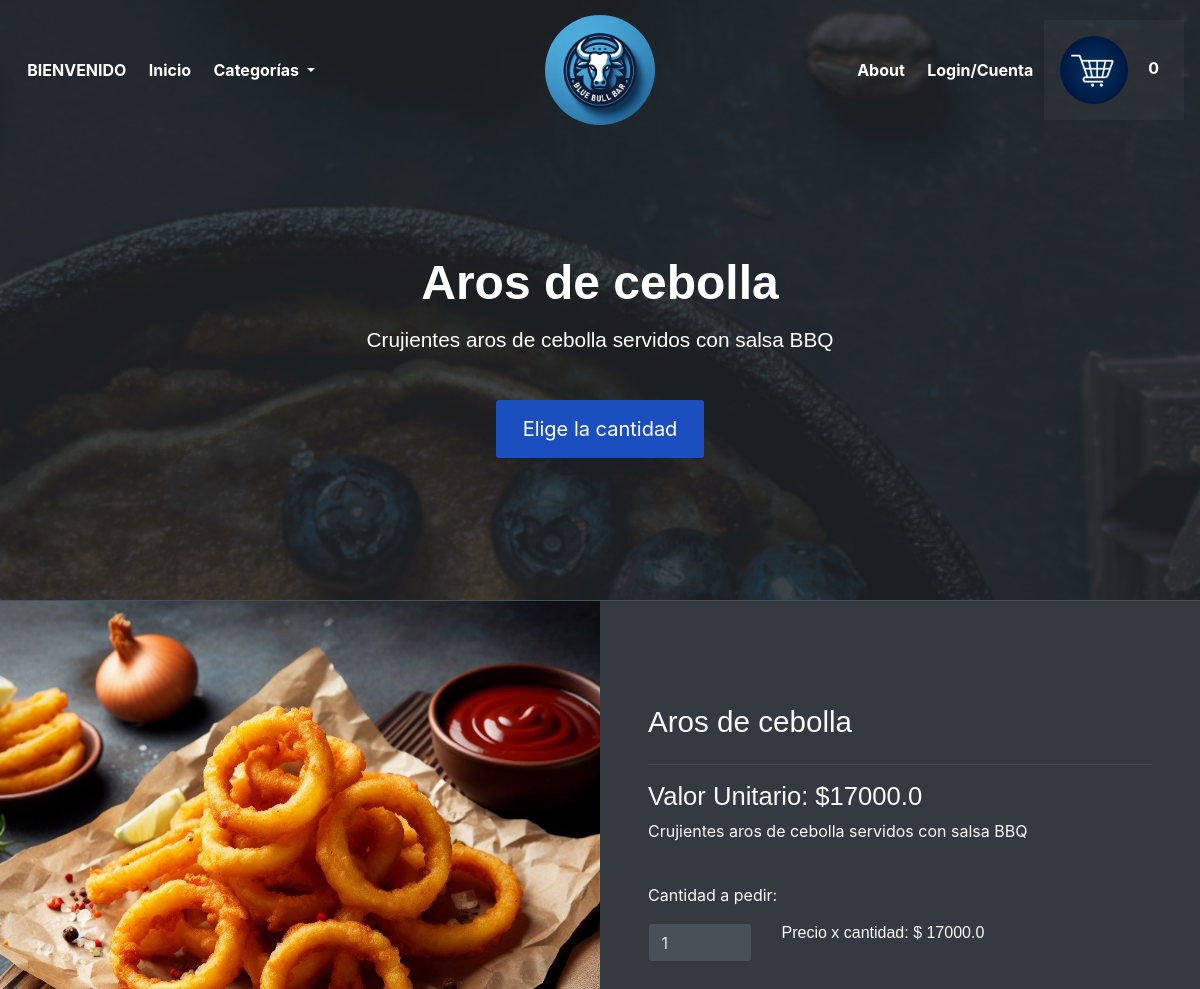
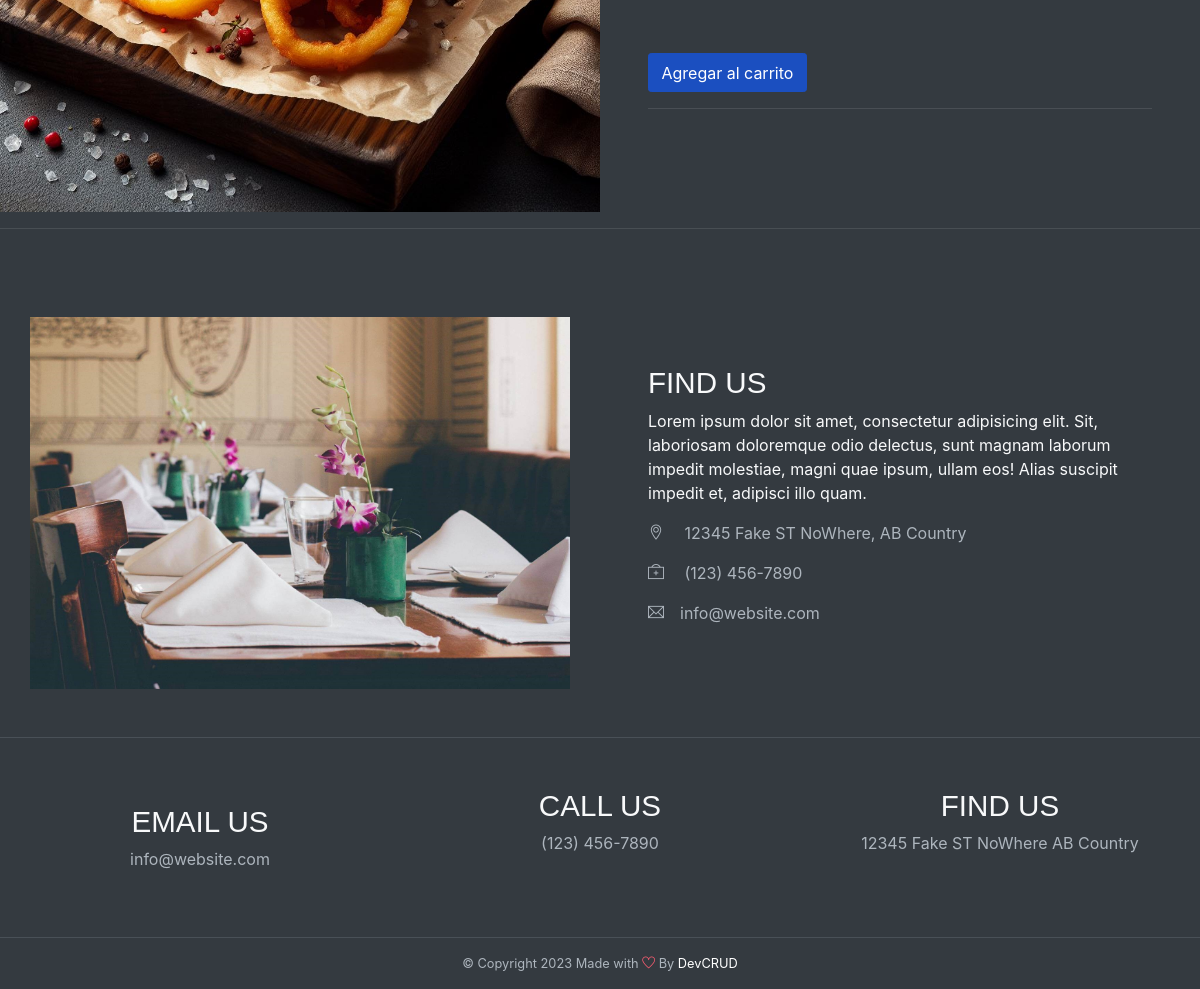
/detalles/2, run on the app's committed database (2 pictures, top to bottom).
### tables this page shows
CREATE TABLE Menu (
            id INTEGER PRIMARY KEY,
            nombre TEXT NOT NULL,
            descripcion TEXT,
            precio REAL NOT NULL,
            categoria TEXT NOT NULL,
            imagen TEXT NOT NULL
        );

### app/inicio/routes.py (the view)
@inicio_bp.route('/detalles/<id>')
def detalles(id):
    try:
        id=int(id)
        item_menu=obtener_por_id(id)
        print(item_menu)
        cart=obtener_carrito()
        usuario=None
        if 'email' in session:
            email_usuario=session['email']
            usuario=obtener_por_email(email_usuario)
        return render_template('detalles.html', usuario=usuario, item_menu=item_menu, total_items_cart=cart.total_items())
    except:
        abort(400)

### app/models/cart.py (called while the page is built)
    def total_items(self):
        total=0
        for item in self.items:
            total+=item.cantidad
        return total

    def to_dict(self):
        return {
            'items': [
                {
                    'item_id': item.item_id,
                    'cantidad': item.cantidad,
                    'precio_cantidad': item.precio_cantidad
                }
                for item in self.items
            ]
        }

### app/models/menu.py (called while the page is built)
    def __str__(self):
        return f"{self.id}:{self.nombre}"

### app/services/cart.py (called while the page is built)
def obtener_carrito():
    if 'cart' not in session:
        cart = Cart()
        session['cart'] = cart.to_dict()
    else:
        cart = Cart.from_dict(session['cart'])
    return cart

### app/services/menu_service.py (called while the page is built)
def obtener_por_id(id):
    db_path = current_app.config['DATABASE_URI'].replace('sqlite:///', '')
    conn = sqlite3.connect(db_path)
    cursor = conn.cursor()
    cursor.execute("SELECT * FROM Menu WHERE id = ?", (id,))
    row = cursor.fetchone()
    if row:
        item = MenuItem(*row)
    else:
        item = None
    conn.close()
    return item

### app/inicio/templates/detalles.html (shortened to what this page needs)
{% extends "base.html"%}
{% block content %}
<header id="home" class="header">
    <div class="overlay text-white text-center">
        <br><br><br><br>
        <h1 class=" font-weight-bold my-3">{{item_menu.nombre}}</h1>
        <h5 class="mb-5">{{item_menu.descripcion}}</h5>
        <a class="btn btn-lg btn-primary" href="#cart">Elige la cantidad</a>
    </div>
</header>
<div id="cart" class="container-fluid bg-dark text-light border-top wow fadeIn">
    <div class="row">
        <div class="col-md-6 px-0">
            {% if item_menu.imagen.startswith('http') %}
            <img src="{{ item_menu.imagen }}" alt="template by DevCRID http://www.devcrud.com/"
                class="rounded-0 card-img-top mg-responsive">
            {% else %}
            <img src="{{ url_for('static', filename='img/menu/' + item_menu.imagen) }}"
                alt="template by DevCRID http://www.devcrud.com/" class="rounded-0 card-img-top mg-responsive">
            {% endif %}
        </div>
        <div class="col-md-6 px-5 has-height-lg middle-items mt-3">
            <h3>{{item_menu.nombre}}</h3>
            <hr>
            <h4>Valor Unitario: ${{item_menu.precio}}</h4>
            <p>{{item_menu.descripcion}}</p>
            <br>
            <form action="{{ url_for('cart.agregar_item',id_item=item_menu.id)}}" method="post">
                <label for="cantidad">Cantidad a pedir:</label>
                <div class="row">
                    <div class="col-sm-6 col-md-3 col-xs-12 my-2">
                        <input type="number" id="cantidad" name="cantidad" value="1" min="1" max="" class="form-control"
                            oninput="actualizar_precio()">
                    </div>
                    <div class="col-sm-6 col-md-6 col-xs-6 my-2">
                        <h6>Precio x cantidad: $ <span id="precio_total">{{item_menu.precio}}</span></h6>
                    </div>
                </div>
                <br>
                <input type="number" id="precio" hidden name="precio" value="{{item_menu.precio}}"><br>
                    value="{{item_menu.precio}}"><br>
                <button id="agregar" type="submit" class="btn btn-primary">Agregar al carrito</button>
            </form>
            <hr>
        </div>
    </div>
</div>
<hr>
{% endblock %}

### data on the page
Menu: nombre "Aros de cebolla", descripcion "Crujientes aros de cebolla servidos con salsa BBQ", imagen (picture), precio "17000.0"

### other printed values
{{ total_items_cart }} "0"
